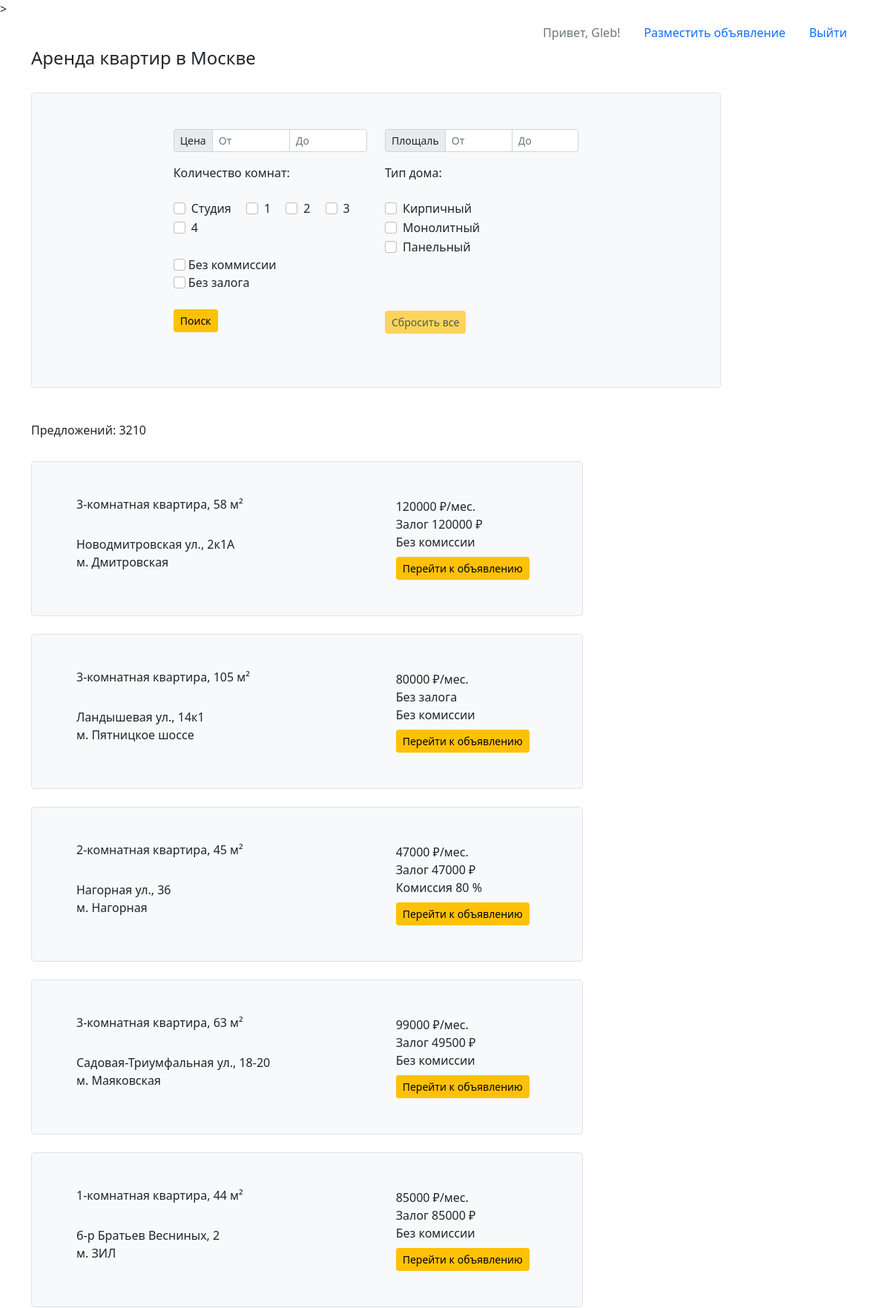
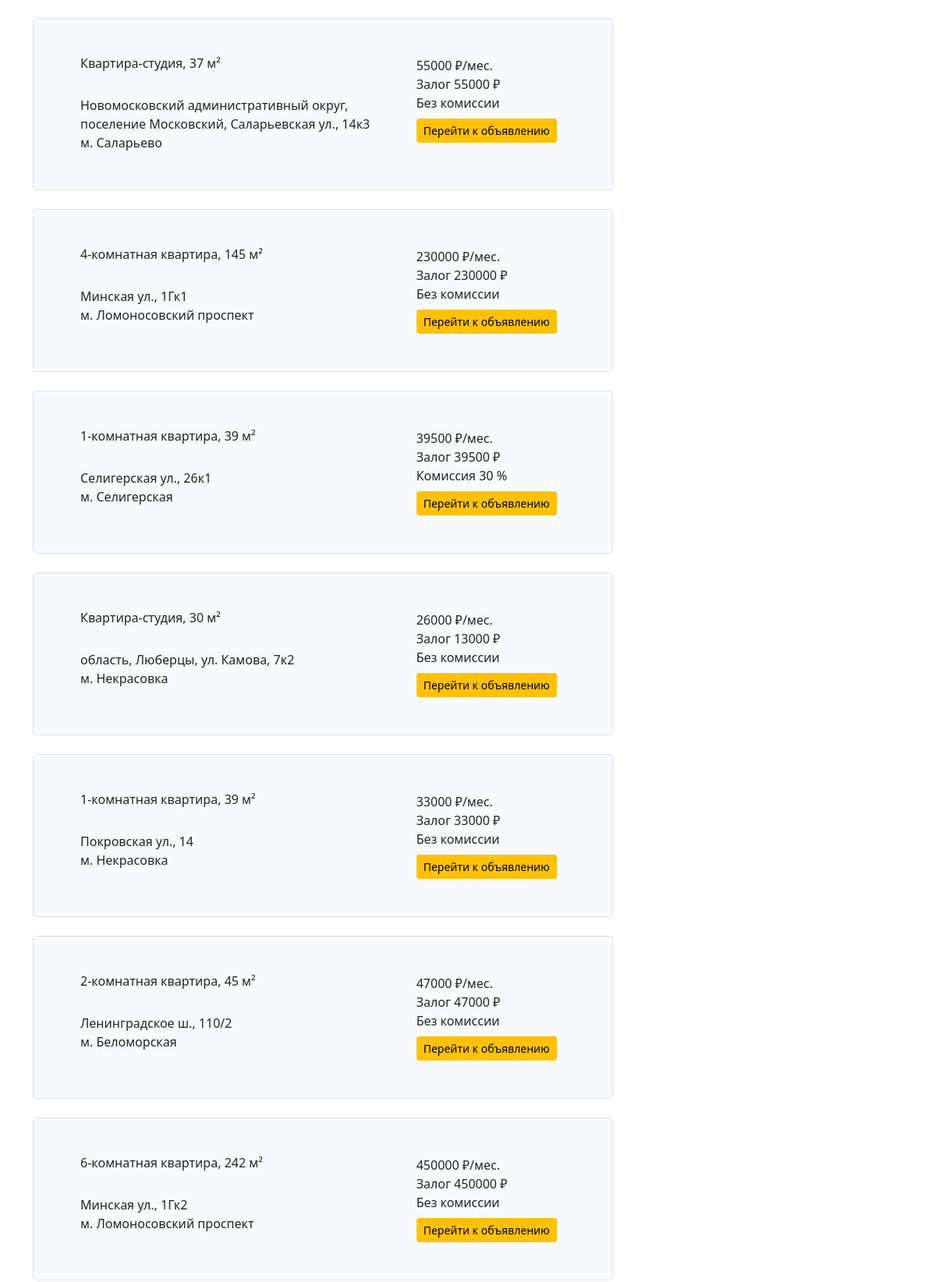
Screenshot of / (signed in, upper part) with the database file from the repository (2 pictures, top to bottom).
### webapp/model.py (models this page shows, shortened)
class User(db.Model, UserMixin):
    id = db.Column(db.Integer, primary_key=True)
    username = db.Column(db.String, unique=True)
    password = db.Column(db.String)
    email = db.Column(db.String)
    phone_number = db.Column(db.Integer)
    role = db.Column(db.String)
    flat = relationship('Flat')

class Flat(db.Model):
    BRICK, MONOLITE, PANEL = range(1, 4)
    MATERIALS_NAMES = {
        BRICK: 'Кирпич',
        MONOLITE: 'Монолит',
        PANEL: 'Панель',
    }
    id = db.Column(db.Integer, primary_key=True)
    user_id = db.Column(db.Integer, db.ForeignKey('user.id'))
    num_rooms = db.Column(db.Integer)
    floor = db.Column(db.Integer)
    link = db.Column(db.String, unique=True)
    area = db.Column(db.Integer)
    material = db.Column(db.Integer)
    metro = db.Column(db.String)
    district = db.Column(db.String)
    street = db.Column(db.String)
    price = db.Column(db.Integer)
    commission = db.Column(db.Integer)
    deposit = db.Column(db.Integer)
    user = relationship('User')

### webapp/ads/veiws.py (the view)
@blueprint.route('/index', methods=["GET"])
@blueprint.route('/', methods=["GET"])
def index():
    form = FilterForm()
    if request.args.get('page'):
        page = int(request.args.get('page'))
    else:
        page = 1
    flats_count = Flat.query.count()
    query = Flat.query.paginate(page=page, per_page=25)
    return render_template('index.html', flats=query, form=form, flats_count=flats_count)

### webapp/ads/forms.py
class FilterForm(FlaskForm):
    price_min = IntegerField('price_min', render_kw={'class': 'form-control'})
    price_max = IntegerField('price_max', render_kw={'class': 'form-control'})
    rooms = [(0, 'Студия'), (1, '1'), (2, '2'), (3, '3'), (4, '4')]
    rooms = MultiCheckboxField('rooms', choices=rooms, coerce=int, render_kw={'class': "form-check-input"})
    area_min = IntegerField('area_min', render_kw={'class': 'form-control'})
    area_max = IntegerField('area_max', render_kw={'class': 'form-control'})
    type_material = [("Кирпичный", 'Кирпичный'), ("Монолитный", 'Монолитный'), ("Панельный", 'Панельный')]
    material = MultiCheckboxField('material', choices=type_material, coerce=str)
    commission = BooleanField('Без коммиссии')
    deposit = BooleanField('Без залога')

### webapp/__init__.py (called while the page is built)
def create_app():
    app = Flask(__name__)
    app.config.from_pyfile('config.py')
    db.init_app(app)
    app.register_blueprint(ads_blueprint)
    app.register_blueprint(user_blueprint)
    migrate = Migrate(app, db)
    login_manager = LoginManager()
    login_manager.init_app(app)
    login_manager.login_view = 'user.login'
    @login_manager.user_loader
    def user_load(user_id):
        return User.query.get(user_id)
    return app

### webapp/templates/index.html (shortened to what this page needs)
{% extends 'Base.html' %}
{% block content %}>
<div class="container">
  <ul class="nav justify-content-end">
    {% if current_user.is_authenticated %}
    <li class="nav-item">
      <div class="nav-link disabled">Привет, {{ current_user.username }}!</div>
    </li>
    <li class="nav-item">
      <a class="nav-link active" aria-current="page" href={{ url_for('user.user') }}>Разместить объявление</a>
    </li>
    <li class="nav-item">
      <a class="nav-link active" aria-current="page" href={{ url_for('user.logout') }}>Выйти</a>
    </li>
    {% endif %}
  </ul>
</div>
<div class="container-sm">
  <div class='col-10 justify-content-center'>
    <h4>Аренда квартир в Москве</h4><br>
    <div class="h-100 p-5 bg-light border rounded-3">
      <form action="{{ url_for('ads.result') }}" method="POST">
        <div class='row justify-content-center'>
          <div class='col-4'>
            <div class="input-group input-group-sm mb-3">
              <span class="input-group-text">Цена</span>
              {{ form.price_min(type='number', placeholder="От") }}
              {{ form.price_max(type='number', placeholder="До") }}
            </div>
            <h7>Количество комнат:</h7><br><br>
            {% for i in form.rooms %}
            <div class="form-check form-check-inline">
              {{ i(class="form-check-input") }}{{ i.label(class="form-check-label") }}
            </div>
            {% endfor %}<br><br>
            {{ form.commission(class="form-check-input") }} {{ form.commission.label }}<br>
            {{ form.deposit(class="form-check-input") }} {{ form.deposit.label }}<br><br>
            <input class="btn btn-warning btn-sm" type="submit" value="Поиск">
          </div>
          <div class='col-4'>
            <div class="input-group input-group-sm mb-3">
              <span class="input-group-text">Площаль</span>
                {{ form.area_min(type='number', placeholder="От")}}
                {{ form.area_max(type='number', placeholder="До") }}
            </div>
            <h7>Тип дома:</h7><br><br>
            {% for i in form.material %}
            <div class="form-check form-check-inline">
              {{ i(class="form-check-input") }}
              {{ i.label }}<br>
            </div>
            {% endfor %}<br>
          </form><br><br><br>
            <form action="{{ url_for('ads.reset') }}" method="POST">
              <input class="btn btn-warning btn-sm" type="submit" value="Сбросить все" {% if url_for(request.endpoint)  != '/result' %} disabled {% endif %}><br>
            </form>
          </div>
        </div><br>
    </div>
</div><br><br>
<div class="container-sm">
  <div class="col-8">
    <h6>Предложений: {{ flats_count }}</h6><br>
    {% for flat in flats.items %}
      <div class="h-100 p-5 bg-light border rounded-3">
        <div class="container-sm">
          <div class="row">
            <div class="col">
              {% if flat.num_rooms == 0%}
              <h6>Квартира-студия, {{ flat.area}} м²</h6><br>
              {% else %}
              <h6>{{ flat.num_rooms }}-комнатная квартира, {{ flat.area}} м²</h6><br>
              {% endif %}
              <h7>{{ flat.street }}</h7><br>
              <h7>м. {{ flat.metro }}</h7>
            </div>
            <div class="col-4">
              <h7>{{ flat.price }} &#8381/мес.</h7><br>
              {% if flat.deposit == 0 %}
                <h7>Без залога</h7><br>
              {% else %}
                <h7>Залог {{ flat.deposit }} &#8381</h7><br>
              {% endif %}
              {% if flat.commission == 0 %}
                <h7>Без комиссии</h7><br>
              {% else %}
                <h7>Комиссия {{ flat.commission }} %</h7><br>
              {% endif %}
              {% if flat.user.username %}
                {{ flat.user.username }}<br>
                {{ flat.user.phone_number }}
                <a button type="button"  class="btn btn-warning btn-sm">{{ flat.user.username }} {{ flat.user.phone_number }}</a><br>
              {% else %}
                <a href={{ flat.link }} button type="button" target="_blank" class="btn btn-warning btn-sm">Перейти к объявлению</a><br>
              {% endif %}
            </div>
          </div>
        </div>
      </div><br>
    {% endfor %}<br>
    <br>
  </div>
</div>
{% endblock %}

### rows the page displays
User: username "Gleb"
Flat: num_rooms "3", area "58", street "Новодмитровская ул., 2к1А", metro "Дмитровская", price "120000", deposit "120000", commission "Без комиссии"
Flat: num_rooms "3", area "105", street "Ландышевая ул., 14к1", metro "Пятницкое шоссе", price "80000", deposit "Без залога", commission "Без комиссии"
Flat: num_rooms "2", area "45", street "Нагорная ул., 36", metro "Нагорная", price "47000", deposit "47000", commission "80"
Flat: num_rooms "3", area "63", street "Садовая-Триумфальная ул., 18-20", metro "Маяковская", price "99000", deposit "49500", commission "Без комиссии"
Flat: num_rooms "1", area "44", street "б-р Братьев Весниных, 2", metro "ЗИЛ", price "85000", deposit "85000", commission "Без комиссии"
Flat: area "37", street "Новомосковский административный округ, поселение Московский, Саларьевская ул., 14к3", metro "Саларьево", price "55000", deposit "55000", commission "Без комиссии"
Flat: num_rooms "4", area "145", street "Минская ул., 1Гк1", metro "Ломоносовский проспект", price "230000", deposit "230000", commission "Без комиссии"
Flat: num_rooms "1", area "39", street "Селигерская ул., 26к1", metro "Селигерская", price "39500", deposit "39500", commission "30"
Flat: area "30", street "область, Люберцы, ул. Камова, 7к2", metro "Некрасовка", price "26000", deposit "13000", commission "Без комиссии"
Flat: num_rooms "1", area "39", street "Покровская ул., 14", metro "Некрасовка", price "33000", deposit "33000", commission "Без комиссии"
Flat: num_rooms "2", area "45", street "Ленинградское ш., 110/2", metro "Беломорская", price "47000", deposit "47000", commission "Без комиссии"
Flat: num_rooms "6", area "242", street "Минская ул., 1Гк2", metro "Ломоносовский проспект", price "450000", deposit "450000", commission "Без комиссии"

### other values shown
{{ i.label(class="form-check-label") }} "Студия" "1" "2" "3" "4"
{{ i.label }} "Кирпичный" "Монолитный" "Панельный"
{{ flats_count }} "3210"
